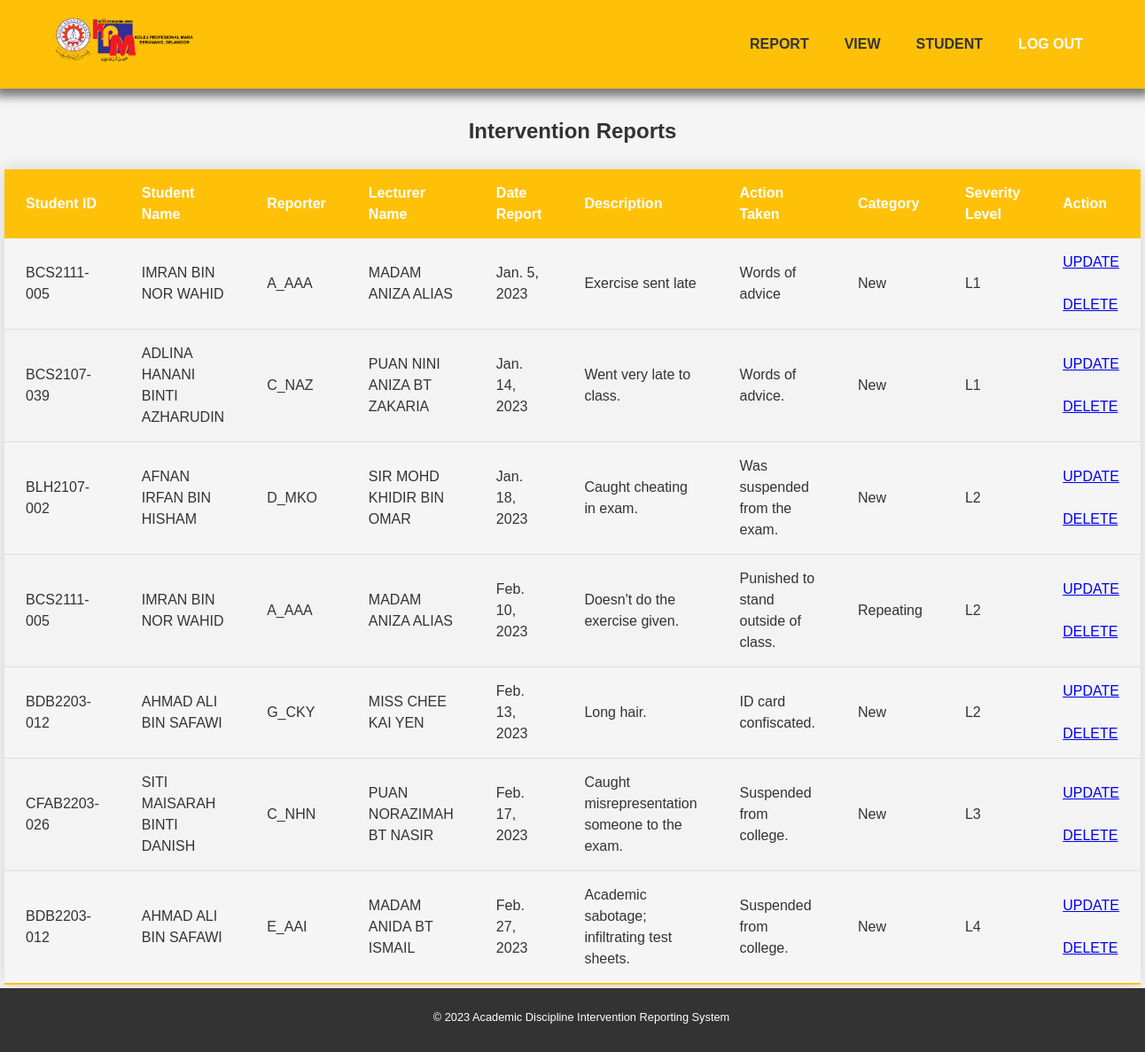
The app's page /intervention/A_AAA/intervention_list/ with its own data.
### Intervention/models.py (models this page shows)
class Intervention(models.Model):
    int_id = models.AutoField(primary_key=True)
    int_stud_id = models.ForeignKey(Student, on_delete = models.CASCADE)
    int_lect_id = models.ForeignKey(Lecturer, on_delete = models.CASCADE)
    date_report = models.DateField()
    description = models.TextField()
    action = models.TextField()
    category = models.TextField()
    int_sev_id = models.ForeignKey(Severity, on_delete=models.CASCADE)

class Student(models.Model):
    stud_id = models.CharField(max_length=12, primary_key = True)
    stud_name = models.TextField()
    stud_phone = models.CharField(max_length=12)
    course = models.CharField(max_length=4)
    mentor = models.ForeignKey(Lecturer, on_delete = models.CASCADE)

class Lecturer(models.Model):
    lect_id = models.CharField(max_length=5, primary_key = True)
    lect_name = models.TextField()
    lect_email = models.TextField()
    department = models.CharField(max_length=3)
    password = models.TextField(default='null')

class Severity(models.Model):
    sev_id = models.CharField(max_length=2, primary_key=True)
    sev_level = models.TextField()
    sev_desc = models.TextField()

### Intervention/views.py (the view)
# urls.py: path("<str:lect_id>/intervention_list/",
def intervention_list(request, lect_id):
    interventions = Intervention.objects.all()
    return render(request, "intervention_list.html", {"interventions": interventions})

### Intervention/templates/intervention_list.html (shortened to what this page needs)
<!DOCTYPE html>
<html lang="en">
<head>
</head>
<body>
    <header>
        <nav>
            <div class="logo">
                {% load static %} <img src="{% static "Intervention/media/logoKPM.png" %}" alt="logo" />
            </div>
            <ul>
                <li><a href>REPORT</a></li>
                <li><a href>VIEW</a></li>
                <li><a href=>STUDENT</a></li>
                <li><span><a href="{% url 'logout' %}">LOG OUT</a></span></li>
            </ul>
        </nav>
    </header>
    <h2>Intervention Reports</h2>
    <center>
        {% if interventions %}
        <table class="content-table">
            <thead>
                <tr>
                    <th>Student ID</th>
                    <th>Student Name</th>
                    <th>Reporter</th>
                    <th>Lecturer Name</th>
                    <th>Date Report</th>
                    <th>Description</th>
                    <th>Action Taken</th>
                    <th>Category</th>
                    <th>Severity Level</th>
                    <th>Action</th>
                </tr>
            </thead>
            <tbody>
                {% for intervention in interventions %}
                <tr class="active-row">
                    <td>{{ intervention.int_stud_id.stud_id }}</td>
                    <td>{{ intervention.int_stud_id.stud_name }}</td>
                    <td>{{ intervention.int_lect_id.lect_id }}</td>
                    <td>{{ intervention.int_lect_id.lect_name }}</td>
                    <td>{{ intervention.date_report }}</td>
                    <td>{{ intervention.description }}</td>
                    <td>{{ intervention.action }}</td>
                    <td>{{ intervention.category }}</td>
                    <td>{{ intervention.int_sev_id.sev_id }}</td>
                    <td><a href="update_intervention/{{intervention.int_id}}">UPDATE</a><br><br><a
                            href="delete_intervention/{{intervention.int_id}}">DELETE</a></td>
                </tr>
                {% endfor %}
            </tbody>
        </table>
        {% else %}
        <p>No intervention reports have been submitted yet.</p>
        {% endif %}
        <button onclick="goBack()"><span class="button_top">Back</span></button>
    </center>
    <footer>
        <p>&copy; 2023 Academic Discipline Intervention Reporting System</p>
    </footer>
</body>
</html>

### Intervention/templates/intervention_list.html (style rules this page uses)
body { margin: 0; padding: 0; font-family: Arial, sans-serif; font-size: 16px; line-height: 1.5; color: #333; background-color: #f5f5f5; }
header { background-color: #ffc107; padding: 10px; box-shadow: 0 4px 10px 5px rgba(0, 0, 0, 0.5); }
nav { display: flex; justify-content: space-between; align-items: center; padding-right: 30px; }
.logo { font-size: 1.5rem; padding: 10px; padding-left: 50px; }
.logo img { height: 50px; }
ul { display: flex; list-style: none; margin: 0; padding: 0; }
nav ul li a { display: block; padding: 10px; padding-right: 30px; color: #333; text-decoration: none; transition: background-color 0.3s ease; font-size: 16px; font-weight: bolder; }
nav ul li span a { display: block; padding: 10px; padding-right: 30px; color: #ffffff; text-decoration: none; transition: background-color 0.3s ease; font-size: 16px; font-weight: bolder; }
p { margin-bottom: 20px; }
h2 { text-align: center; padding-top: 10px; }
footer { background-color: #333; color: #fff; text-align: center; padding: 10px; font-size: 0.8rem; left: 0; bottom: 0; width: 100%; position: fixed; }
.content-table { font-family: 'Arial', sans-serif; border-collapse: collapse; top: 60px; margin: 25px 0; width: 80%; border-radius: 5px 5px 0 0; box-shadow: 0 0 20px rgba(0, 0, 0, 0.15); }
.content-table thead tr { background-color: #ffc107; color: #ffffff; text-align: left; font-weight: bolder; }
.content-table th, .content-table td { padding: 15px 24px; margin: auto; }
.content-table tbody tr { border-bottom: 1px solid #dddddd; }
.content-table tbody tr:nth-of-type(even) { background-color: #f3f3f3; }
.content-table tbody tr:last-of-type { border-bottom: 2px solid #ffc107; }
button { --button_radius: 0.75em; --button_color: #e8e8e8; --button_outline_color: #000000; font-size: 17px; font-weight: bold; border: none; border-radius: var(--button_radius); background: var(--button_outline_color); }
.button_top { display: block; box-sizing: border-box; border: 2px solid var(--button_outline_color); border-radius: var(--button_radius); padding: 0.75em 1.5em; background: var(--button_color); color: var(--button_outline_color); transform: translateY(-0.2em); transition: transform 0.1s ease; }

### records on screen
Intervention: int_stud_id.stud_id "BCS2111-005", int_stud_id.stud_name "IMRAN BIN NOR WAHID", int_lect_id.lect_id "A_AAA", int_lect_id.lect_name "MADAM ANIZA ALIAS", date_report "Jan. 5, 2023", description "Exercise sent late", action "Words of advice", category "New", int_sev_id.sev_id "L1"
Intervention: int_stud_id.stud_id "BCS2107-039", int_stud_id.stud_name "ADLINA HANANI BINTI AZHARUDIN", int_lect_id.lect_id "C_NAZ", int_lect_id.lect_name "PUAN NINI ANIZA BT ZAKARIA", date_report "Jan. 14, 2023", description "Went very late to class.", action "Words of advice.", category "New", int_sev_id.sev_id "L1"
Intervention: int_stud_id.stud_id "BLH2107-002", int_stud_id.stud_name "AFNAN IRFAN BIN HISHAM", int_lect_id.lect_id "D_MKO", int_lect_id.lect_name "SIR MOHD KHIDIR BIN OMAR", date_report "Jan. 18, 2023", description "Caught cheating in exam.", action "Was suspended from the exam.", category "New", int_sev_id.sev_id "L2"
Intervention: int_stud_id.stud_id "BCS2111-005", int_stud_id.stud_name "IMRAN BIN NOR WAHID", int_lect_id.lect_id "A_AAA", int_lect_id.lect_name "MADAM ANIZA ALIAS", date_report "Feb. 10, 2023", description "Doesn't do the exercise given.", action "Punished to stand outside of class.", category "Repeating", int_sev_id.sev_id "L2"
Intervention: int_stud_id.stud_id "BDB2203-012", int_stud_id.stud_name "AHMAD ALI BIN SAFAWI", int_lect_id.lect_id "G_CKY", int_lect_id.lect_name "MISS CHEE KAI YEN", date_report "Feb. 13, 2023", description "Long hair.", action "ID card confiscated.", category "New", int_sev_id.sev_id "L2"
Intervention: int_stud_id.stud_id "CFAB2203-026", int_stud_id.stud_name "SITI MAISARAH BINTI DANISH", int_lect_id.lect_id "C_NHN", int_lect_id.lect_name "PUAN NORAZIMAH BT NASIR", date_report "Feb. 17, 2023", description "Caught misrepresentation someone to the exam.", action "Suspended from college.", category "New", int_sev_id.sev_id "L3"
Intervention: int_stud_id.stud_id "BDB2203-012", int_stud_id.stud_name "AHMAD ALI BIN SAFAWI", int_lect_id.lect_id "E_AAI", int_lect_id.lect_name "MADAM ANIDA BT ISMAIL", date_report "Feb. 27, 2023", description "Academic sabotage; infiltrating test sheets.", action "Suspended from college.", category "New", int_sev_id.sev_id "L4"
